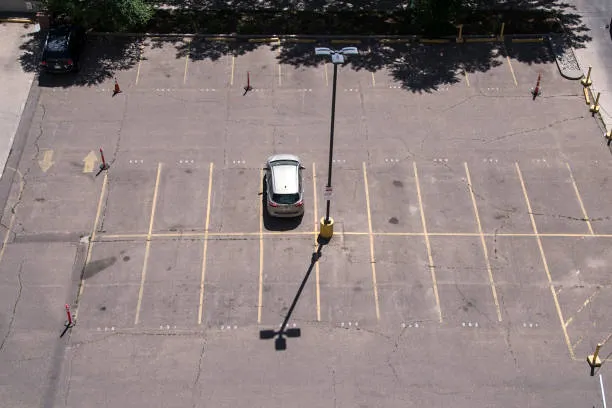
#> input picture image.png, 612 x 408 px
$ python -i auto_calibrate.py   (imports and definitions only)
#> lines starting #> are read from the running program, lines starting #| are printed output that depends on the picture; after the words box and inside, x2 and y2 are one past the last pixel; in counts of white or black regions, pixels touching at a corner belong together
#> further down, picture is the input picture: shape (408, 612, 3); mean B, G, R 126.5, 127.6, 141.1
"""
auto_calibrate.py
-----------------
Intelligent, structure-aware automatic parking slot ROI detection from camera feed.

Supports:
  - Multi-bay layouts with central driving aisles (e.g. 2 bays, top and bottom rows)
  - Dynamic discovery of bays and dividers from drawn pen/pencil lines or real markings
  - Extrapolation for partially drawn grids
  - Seamless hot-reloading into backend vision worker
"""

import cv2
import numpy as np
from scipy.signal import find_peaks
from typing import Optional, List, Tuple, Dict, Any
import json
import os


class AutoCalibrationResult:
    def __init__(self, success: bool, polygons=None, bays_found=None, slot_count=0, message=""):
        self.success = success
        self.polygons = polygons or []
        self.slot_count = slot_count or len(self.polygons)
        self.bays_found = bays_found or []
        self.h_lines = []
        self.v_lines = []
        self.message = message

    def to_dict(self):
        return {
            "success": self.success,
            "polygons": self.polygons,
            "slot_count": self.slot_count,
            "bays_count": len(self.bays_found),
            "message": self.message,
        }


def auto_detect_slots(
    frame: np.ndarray,
    expected_rows: int = 2,
    expected_cols: int = 10,
    min_line_length_ratio: float = 0.08,
    hough_threshold: int = 35,
    structure: str = "auto",
    target_slots: Optional[int] = None
) -> AutoCalibrationResult:
    """
    Main entry point for automatic parking slot grid detection.

    Args:
        frame: BGR frame from camera
        expected_rows: number of parking bays/rows (default 2)
        expected_cols: number of slots per bay/row (default 10)
        structure: "auto" (detect bays dynamically), "dual_bay" (top/bottom with aisle), "uniform" (strict grid)
        target_slots: total number of slots to generate (defaults to expected_rows * expected_cols)
    """
#> called with expected_rows = 2, expected_cols = 10, min_line_length_ratio = 0.08, hough_threshold = 35, structure = 'auto'
    if frame is None or frame.size == 0:
        return AutoCalibrationResult(False, message="Empty frame received")

    h, w = frame.shape[:2]
#> h = 408; w = 612
    total_slots = target_slots or (expected_rows * expected_cols)

    gray = cv2.cvtColor(frame, cv2.COLOR_BGR2GRAY)
    clahe = cv2.createCLAHE(clipLimit=3.0, tileGridSize=(8, 8))
    enhanced = clahe.apply(gray)
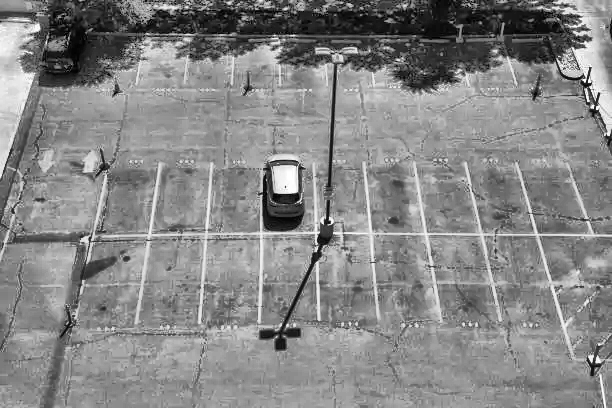
#> enhanced: shape (408, 612); min 0, max 255, mean 134.3

    # Adaptive threshold to isolate lines (works for dark drawn lines on paper or bright lines on asphalt)
    binary = cv2.adaptiveThreshold(
        enhanced, 255, cv2.ADAPTIVE_THRESH_GAUSSIAN_C,
        cv2.THRESH_BINARY_INV, blockSize=25, C=10
    )
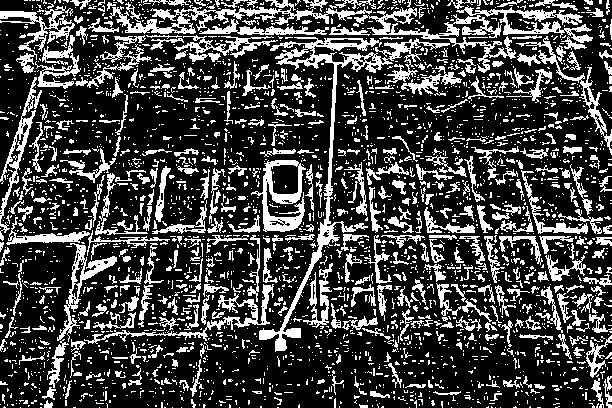
#> binary: shape (408, 612); 26.3% white; 3017 white regions (2534 under 20 px), largest, box (x1, y1, x2, y2) and area: (259, 37, 450, 352) 4356, (109, 0, 372, 34) 2210, (354, 7, 516, 73) 1863

    # Morphological kernels to extract horizontal and vertical lines
    v_len = max(18, int(h * 0.04))
#> v_len = 18
    h_len = max(22, int(w * 0.04))
#> h_len = 24
    v_kernel = cv2.getStructuringElement(cv2.MORPH_RECT, (1, v_len))
#> v_kernel = 18 values from 1 to 1
    h_kernel = cv2.getStructuringElement(cv2.MORPH_RECT, (h_len, 1))

    v_lines = cv2.morphologyEx(binary, cv2.MORPH_OPEN, v_kernel, iterations=1)
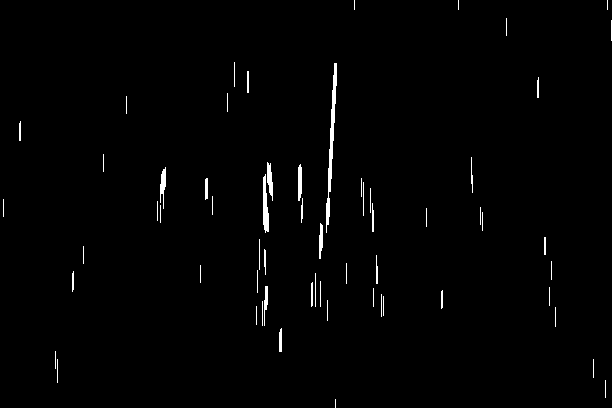
#> v_lines: shape (408, 612); 1.1% white; 61 white regions (24 under 20 px), largest, box (x1, y1, x2, y2) and area: (326, 63, 337, 233) 569, (263, 174, 269, 233) 243, (267, 162, 273, 201) 146
    h_lines = cv2.morphologyEx(binary, cv2.MORPH_OPEN, h_kernel, iterations=1)
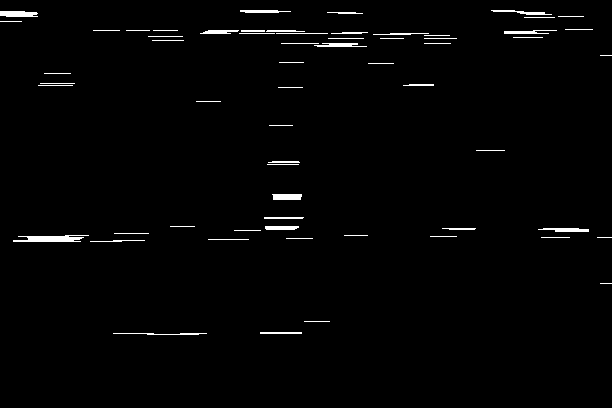
#> h_lines: shape (408, 612); 1.5% white; 62 white regions (3 under 20 px), largest, box (x1, y1, x2, y2) and area: (13, 235, 89, 242) 367, (0, 11, 38, 17) 202, (272, 194, 302, 200) 172

    bays: List[Tuple[int, int]] = []

    if structure == "uniform":
        # Strict uniform grid mode without aisles
        row_h = h / expected_rows
        for r in range(expected_rows):
            bays.append((int(r * row_h), int((r + 1) * row_h)))
    else:
        # ── 1. Dynamic Bay Detection along Y axis via vertical line projection ──
        y_proj = np.sum(v_lines > 0, axis=1)
#> y_proj = 408 values, max 28 at index 182, min 0 at index 10, mean 7.04
        y_smooth = np.convolve(y_proj, np.ones(9) / 9.0, mode='same')
#> y_smooth = 408 values, max 26.44 at index 182, min 0 at index 45, mean 7.03
        y_thresh = np.max(y_smooth) * 0.22 if np.max(y_smooth) > 0 else 10.0
#> y_thresh = 5.82

        in_bay = False
        start_y = 0
        for y in range(h):
            if y_smooth[y] > y_thresh and not in_bay:
                in_bay = True
                start_y = y
            elif y_smooth[y] <= y_thresh and in_bay:
                in_bay = False
                if y - start_y > 35:  # bay height must be at least 35px
                    bays.append((start_y, y))
#> after the loop, bays = [(160, 234), (239, 317)]; in_bay = False; start_y = 239
        if in_bay and (h - start_y > 35):
            bays.append((start_y, h))

        # Fallback if no distinct bays detected: default to expected_rows bays
        if not bays:
            if expected_rows == 2:
                # Top bay (16% to 46%) and bottom bay (54% to 86%), aisle in middle
                bays = [(int(h * 0.16), int(h * 0.46)), (int(h * 0.54), int(h * 0.86))]
            else:
                bays = [(int(h * 0.12), int(h * 0.88))]

    # Distribute total slots evenly across detected bays
    num_bays = len(bays)
#> num_bays = 2
    slots_per_bay = []
    base_count = total_slots // num_bays
#> base_count = 10
    remainder = total_slots % num_bays
#> remainder = 0
    for b in range(num_bays):
        slots_per_bay.append(base_count + (1 if b < remainder else 0))
#> after the loop, slots_per_bay = [10, 10]

    all_slot_polygons = []

    for bay_idx, (by0, by1) in enumerate(bays):
        bay_v = v_lines[by0:by1, :]
        x_proj = np.sum(bay_v > 0, axis=0)

        # Detect vertical divider peaks along X
        peaks, _ = find_peaks(x_proj, distance=max(22, int(w * 0.04)), prominence=8)
        # Filter out extreme margin (x < 18) or extreme right margin (x > w - 10)
        peaks = [int(p) for p in peaks if 18 <= p <= w - 10]

        actual_slot_spans = []
        for i in range(len(peaks) - 1):
            x0, x1 = peaks[i], peaks[i + 1]
            slot_w = x1 - x0
            # Only genuine drawn parking slots: width between 28px and 68px
            # Large gaps (e.g. blank empty paper areas) are strictly skipped
            if 28 <= slot_w <= 68:
                actual_slot_spans.append((x0, x1))

        if structure == "uniform" or not actual_slot_spans:
            # Fallback for explicit uniform grid mode
            left_x = peaks[0] if len(peaks) >= 2 else int(w * 0.08)
            right_x = peaks[-1] if len(peaks) >= 2 else int(w * 0.95)
            n_slots = slots_per_bay[bay_idx]
            slot_xs = np.linspace(left_x, right_x, n_slots + 1)
            slot_spans = [(slot_xs[i], slot_xs[i + 1]) for i in range(n_slots)]
        else:
            slot_spans = actual_slot_spans

        # Inset 3% from boundaries so the polygon does not overlap drawn divider lines
        slot_h = by1 - by0
        inset_y = max(2, int(slot_h * 0.03))

        for (sx0, sx1) in slot_spans:
            inset_x = max(2, int((sx1 - sx0) * 0.04))

            x0 = max(0.0, (sx0 + inset_x) / w)
            x1 = min(1.0, (sx1 - inset_x) / w)
            y0 = max(0.0, (by0 + inset_y) / h)
            y1 = min(1.0, (by1 - inset_y) / h)

            poly = [
                [round(float(x0), 4), round(float(y0), 4)],
                [round(float(x1), 4), round(float(y0), 4)],
                [round(float(x1), 4), round(float(y1), 4)],
                [round(float(x0), 4), round(float(y1), 4)],
            ]
            all_slot_polygons.append(poly)
#> this loop made 2 passes
#> (bay_idx, by0, by1, peaks, slot_spans, slot_h, inset_y) on pass 2: (1, 239, 317, [72, 200, 265, 320, 346, 376, 441, 551], [(200, 265), (265, 320), (346, 376), (376, 441)], 78, 2)
#> (bay_idx, by0, by1, peaks, slot_h, inset_y) on pass 1: (0, 160, 234, [103, 163, 206, 265, 301, 328, 363, 426, 471], 74, 2)
#> pass 1, in auto_detect_slots, `bay_v = v_lines[by0:by1, :]`:
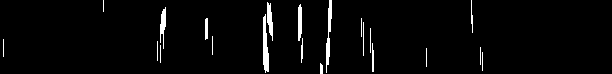
#> bay_v: shape (74, 612); 2.9% white; 21 white regions (8 under 20 px), largest, box (x1, y1, x2, y2) and area: (263, 14, 269, 73) 243, (326, 0, 332, 73) 216, (267, 2, 273, 41) 146
#> pass 2, in auto_detect_slots, `bay_v = v_lines[by0:by1, :]`:
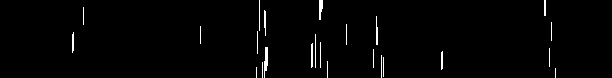
#> bay_v: shape (78, 612); 1.5% white in thin lines or dots, all inside (x1, y1, x2, y2) = (72, 0, 556, 78)
#> after the loop, all_slot_polygons = 11 items

    msg = f"Auto-detected {len(all_slot_polygons)} slots across {len(bays)} parking bay(s)."
    return AutoCalibrationResult(
        True,
        polygons=all_slot_polygons,
        bays_found=bays,
        slot_count=len(all_slot_polygons),
        message=msg
    )
#> in __init__, `self.slot_count = slot_count or len(self.polygons)`: self.slot_count = 11
#> in __init__, `self.bays_found = bays_found or []`: self.bays_found = [(160, 234), (239, 317)]


def apply_auto_calibration_to_config(config_path: str, area_id: str, polygons: List[List[List[float]]]) -> Tuple[bool, str]:
    """
    Writes detected slot polygons back into campus_config.json for the given area.
    Slot order: row-major (left to right, top to bottom) matching slot numbering.
    """
    try:
        with open(config_path, "r") as f:
            cfg = json.load(f)

        area_slots = sorted(
            [s for s in cfg["slots"] if s["area_id"] == area_id],
            key=lambda s: s["slot_number"]
        )

        n_to_update = min(len(area_slots), len(polygons))
        for i in range(n_to_update):
            area_slots[i]["roi_polygon"] = polygons[i]

        with open(config_path, "w") as f:
            json.dump(cfg, f, indent=2)

        return True, f"Updated {n_to_update} slots in {area_id}"

    except Exception as e:
        return False, f"Failed to save auto-calibration: {e}"

>>> import cv2
>>> picture = cv2.imread('../../../../image.png')
>>> result = auto_detect_slots(picture)
